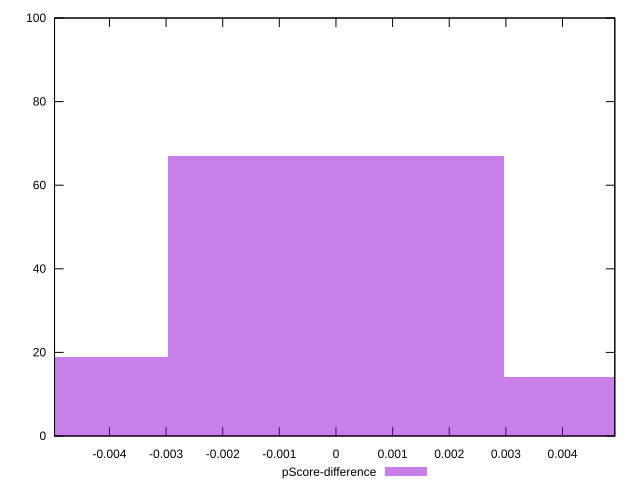

Generate this figure with gnuplot:
reset

$pScoreDifference <<EOF
0 67
-0.005937069681210997 19
0.005937069681210997 14
EOF

set key outside below
set boxwidth 0.005937069681210997
set xrange [-0.004969614999318583:0.004923791662405974]
set yrange [0:100]
set trange [0:100]
set style fill transparent solid 0.5 noborder
set terminal svg size 640, 490 enhanced background rgb 'white'
set output "report_00015_2021-02-09T16-11-33.973Z/first-contentful-paint/samples/pages/pScore-difference/histogram.svg"

plot $pScoreDifference title "pScore-difference" with boxes

reset
